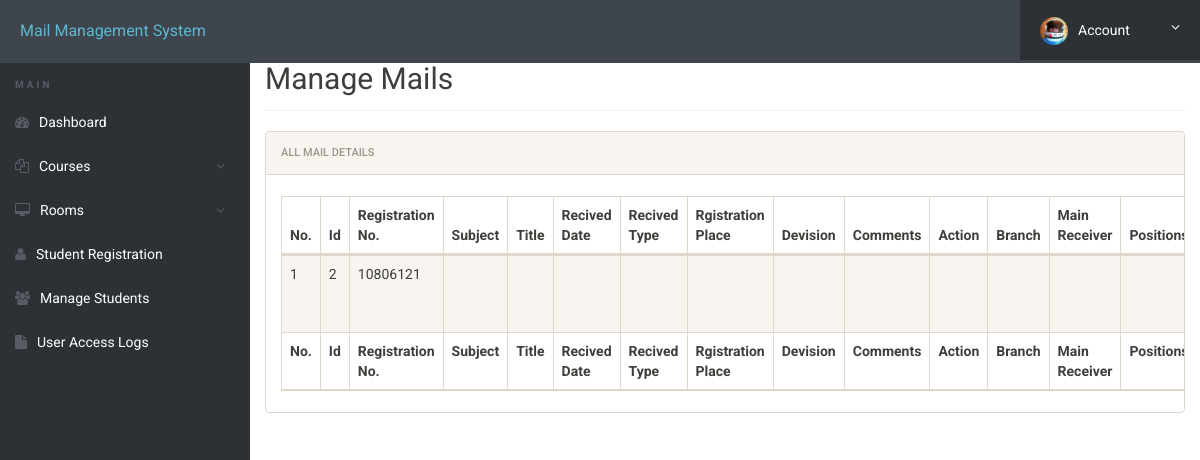
/admin/manage-rooms.php (signed in), run on an earlier commit of the app's database.
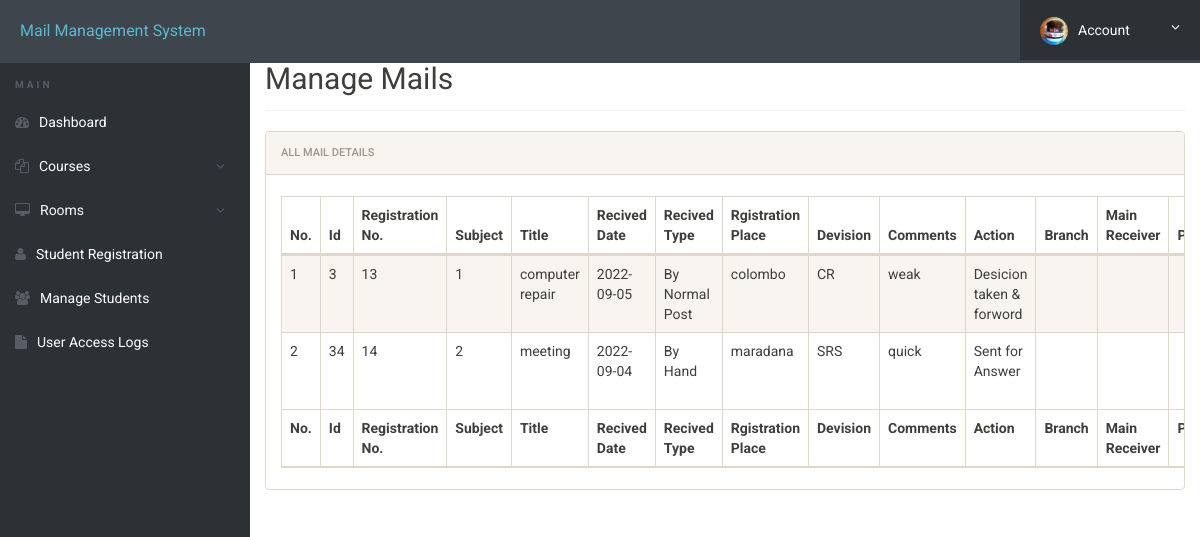
And on a later commit of the database.
### tables this page shows
CREATE TABLE `registration` (
  `id` int(11) NOT NULL AUTO_INCREMENT,
  `recidate` date DEFAULT NULL,
  `devision` varchar(500) DEFAULT NULL,
  `regno` int(11) DEFAULT NULL,
  `subject` varchar(500) DEFAULT NULL,
  `title` varchar(500) DEFAULT NULL,
  `recitype` varchar(500) DEFAULT NULL,
  `regplace` varchar(250) DEFAULT NULL,
  `action` varchar(1000) DEFAULT NULL,
  `comment` varchar(500) DEFAULT NULL,
  PRIMARY KEY (`id`)
);

### admin/manage-rooms.php (the view, shortened to what this page needs)
<?php
include('includes/config.php');
?>
<!doctype html>
<html lang="en" class="no-js">
<head>
	<link rel="stylesheet" href="css/font-awesome.min.css">
	<link rel="stylesheet" href="css/bootstrap.min.css">
	<link rel="stylesheet" href="css/dataTables.bootstrap.min.css">
	<link rel="stylesheet" href="css/bootstrap-social.css">
	<link rel="stylesheet" href="css/bootstrap-select.css">
	<link rel="stylesheet" href="css/fileinput.min.css">
	<link rel="stylesheet" href="css/awesome-bootstrap-checkbox.css">
	<link rel="stylesheet" href="css/style.css">
</head>
<body>
	<?php include('includes/header.php');?>
	<div class="ts-main-content">
			<?php include('includes/sidebar.php');?>
		<div class="content-wrapper">
			<div class="container-fluid">
				<div class="row">
					<div class="col-md-12">
						<h2 class="page-title" style="margin-top: 4%">Manage Mails</h2>
						<div class="panel panel-default">
							<div class="panel-heading">All Mail Details</div>
							<div class="panel-body">
								<table id="zctb" class="display table table-striped table-bordered table-hover" cellspacing="0" width="100%">
									<thead>
										<tr>
											<th>No.</th>
											<th>Id</th>
											<th>Registration No.</th>
											<th>Subject </th>
											<th>Title  </th>
											<th>Recived Date</th>
											<th>Recived Type </th>
											<th>Rgistration Place  </th>
											<th>Devision  </th>
											<th>Comments  </th>
											<th>Action  </th>
											<th>Branch  </th>
											<th>Main Receiver  </th>
											<th>Positions  </th>
										</tr>
									</thead>
									<tfoot>
										<tr>
											<th>No.</th>
											<th>Id</th>
											<th>Registration No.</th>
											<th>Subject </th>
											<th>Title </th>
											<th>Recived Date</th>
											<th>Recived Type </th>
											<th>Rgistration Place  </th>
											<th>Devision  </th>
											<th>Comments  </th>
											<th>Action  </th>
											<th>Branch  </th>
											<th>Main Receiver  </th>
											<th>Positions  </th>
									</tfoot>
									<tbody>
<?php
$ret="select * from registration";
$stmt= $mysqli->prepare($ret) ;
$stmt->execute() ;
$res=$stmt->get_result();
$cnt=1;
while($row=$res->fetch_object())
	  {
	  	?>
<tr><td><?php echo $cnt;;?></td>
<td><?php echo $row->id;?></td>
<td><?php echo $row->regno;?></td>
<td><?php echo $row->subject;?></td>
<td><?php echo $row->title;?></td>
<td><?php echo $row->recidate;?></td>
<td><?php echo $row->recitype;?></td>
<td><?php echo $row->regplace;?></td>
<td><?php echo $row->devision;?></td>
<td><?php echo $row->comment;?></td>
<td><?php echo $row->action;?></td>
<td><?php echo $row->branch;?></td>
<td><?php echo $row->mainreciver;?></td>
<td><?php echo $row->position;?></td>
										</tr>
									<?php
$cnt=$cnt+1;
									 } ?>
									</tbody>
								</table>
							</div>
						</div>
					</div>
				</div>
			</div>
		</div>
	</div>
</body>
</html>

### admin/includes/header.php (shortened to what this page needs)
<div class="brand clearfix">
    <a href="#" class="logo" style="font-size:16px;">Mail Management System</a>
    <ul class="ts-profile-nav">
        <li class="ts-account">
            <a href="#"><img src="img/ts-avatar.jpg" class="ts-avatar hidden-side" alt="">Account<i class="fa fa-angle-down hidden-side"></i></a>
        </li>
    </ul>
</div>

What changed in the data, as far as the page shows it:
removed registration: id "2", regno "10806121"
added registration: id "3", regno "13", subject "1", title "computer repair", recidate "2022-09-05", recitype "By Normal Post", regplace "colombo", devision "CR", comment "weak", action "Desicion taken & forword"
added registration: id "34", regno "14", subject "2", title "meeting", recidate "2022-09-04", recitype "By Hand", regplace "maradana", devision "SRS", comment "quick", action "Sent for Answer"
